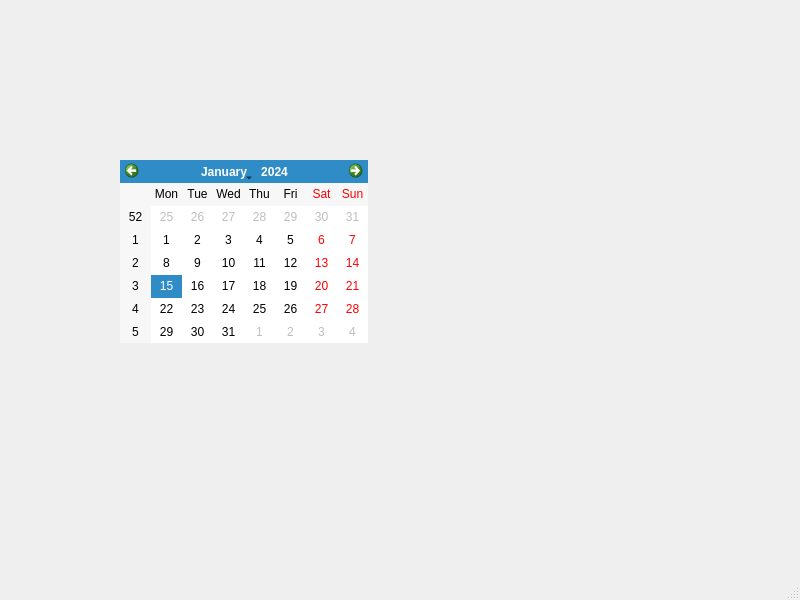
<?xml version="1.0" encoding="UTF-8"?>
<ui version="4.0">
 <class>MainWindow</class>
 <widget class="QMainWindow" name="MainWindow">
  <property name="geometry">
   <rect>
    <x>0</x>
    <y>0</y>
    <width>800</width>
    <height>600</height>
   </rect>
  </property>
  <property name="windowTitle">
   <string>cld</string>
  </property>
  <widget class="QWidget" name="centralwidget">
   <widget class="QCalendarWidget" name="calendarWidget">
    <property name="geometry">
     <rect>
      <x>120</x>
      <y>160</y>
      <width>248</width>
      <height>183</height>
     </rect>
    </property>
   </widget>
  </widget>
  <widget class="QMenuBar" name="menubar">
   <property name="geometry">
    <rect>
     <x>0</x>
     <y>0</y>
     <width>800</width>
     <height>21</height>
    </rect>
   </property>
  </widget>
  <widget class="QStatusBar" name="statusbar"/>
 </widget>
 <resources/>
 <connections/>
</ui>
